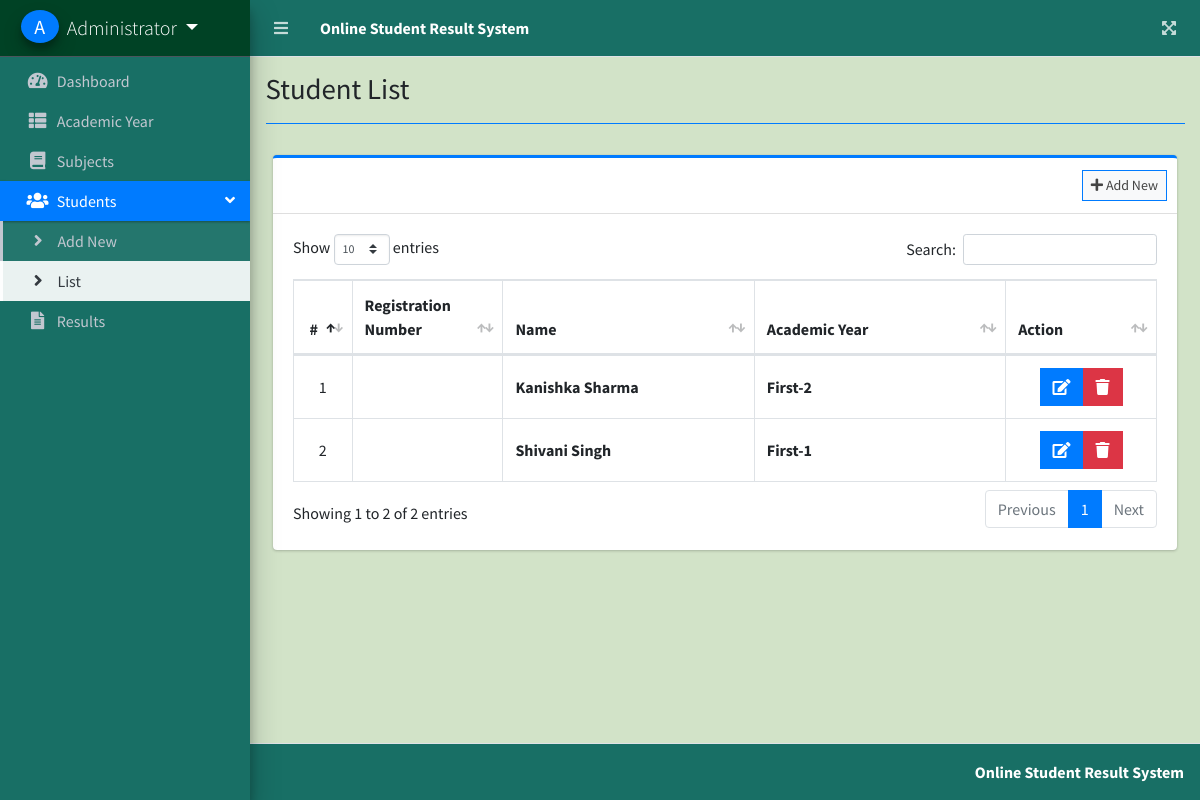
The app's page /index.php?page=student_list (signed in) with its own data.
### tables this page shows
CREATE TABLE `students` (
  `id` int(30) NOT NULL,
  `registration_number` varchar(50) NOT NULL,
  `firstname` varchar(200) NOT NULL,
  `middlename` varchar(200) NOT NULL,
  `lastname` varchar(200) NOT NULL,
  `gender` varchar(50) NOT NULL,
  `extra_information` text NOT NULL,
  `class_id` int(30) NOT NULL,
  `date_created` datetime NOT NULL DEFAULT current_timestamp()
);

### student_list.php (the view, shortened to what this page needs)
<?php include'db_connect.php' ?>
<div class="col-lg-12">
	<div class="card card-outline card-primary">
		<div class="card-header">
			<div class="card-tools">
				<a class="btn btn-block btn-sm btn-default btn-flat border-primary " href="./index.php?page=new_student"><i class="fa fa-plus"></i> Add New</a>
			</div>
		</div>
		<div class="card-body">
			<table class="table tabe-hover table-bordered" id="list">
				<colgroup>
					<col width="5%">
					<col width="15%">
					<col width="25%">
					<col width="25%">
					<col width="15%">
				</colgroup>
				<thead>
					<tr>
						<th class="text-center">#</th>
						<th>Registration Number</th>
						<th>Name</th>
						<th>Academic Year</th>
						<th>Action</th>
					</tr>
				</thead>
				<tbody>
					<?php
					$i = 1;
					$qry = $conn->query("SELECT s.*,concat(c.level,'-',c.section) as class,concat(firstname,' ',middlename,' ',lastname) as name FROM students s inner join classes c on c.id = s.class_id order by concat(firstname,' ',middlename,' ',lastname) asc  ");
					while($row= $qry->fetch_assoc()):
					?>
					<tr>
						<td class="text-center"><?php echo $i++ ?></td>
						<td class=""><b><?php echo $row['student_code'] ?></b></td>
						<td><b><?php echo ucwords($row['name']) ?></b></td>
						<td><b><?php echo ucwords($row['class']) ?></b></td>
						<td class="text-center">
		                    <div class="btn-group">
		                        <a href="index.php?page=edit_student&id=<?php echo $row['id'] ?>" class="btn btn-primary btn-flat ">
		                          <i class="fas fa-edit"></i>
		                        </a>
		                        <button type="button" class="btn btn-danger btn-flat delete_student" data-id="<?php echo $row['id'] ?>">
		                          <i class="fas fa-trash"></i>
		                        </button>
	                      </div>
						</td>
					</tr>
				<?php endwhile; ?>
				</tbody>
			</table>
		</div>
	</div>
</div>

### student_list.php (style rules this page uses)
table td { vertical-align: middle !important; }

### records on screen
students: name "Kanishka Sharma", class "First-2"
students: name "Shivani Singh", class "First-1"

### other values on screen
$_SESSION['system']['name'] "Online Student Result System"
$_SESSION['login_firstname'].' '.$_SESSION['login_lastname'] "Administrator"
$title "Student List"
